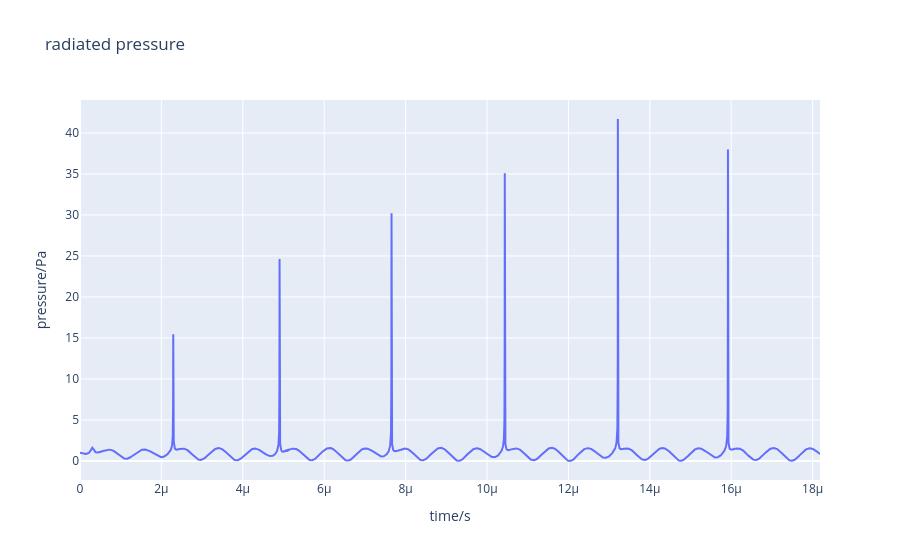

Here is the notebook cell this chart was saved with:
### Code cell
BD_obj.calculate_p_radiated_vokurka(r_measure)
pressure = BD_obj.p_radiated_vokurka
fig = go.Figure()
fig.add_trace(go.Scatter(x=BD_obj.time, y=pressure, mode="lines"))
fig.update_layout(
    title="radiated pressure",
    xaxis_title="time/s",
    yaxis_title="pressure/Pa"
)

### Figure 1 — Plotly figure (JSON) as saved in the notebook; plotly's stock layout.template omitted (floating-point values rounded to 4 significant figures; data arrays with more than 128 entries replaced by an {"elided": "..."} marker saying what was removed)
{"data": [{"mode": "lines", "type": "scatter", "x": {"elided": "20000 float values"}, "y": {"elided": "20000 float values"}}], "layout": {"title": {"text": "radiated pressure"}, "xaxis": {"title": {"text": "time/s"}}, "yaxis": {"title": {"text": "pressure/Pa"}}}}
